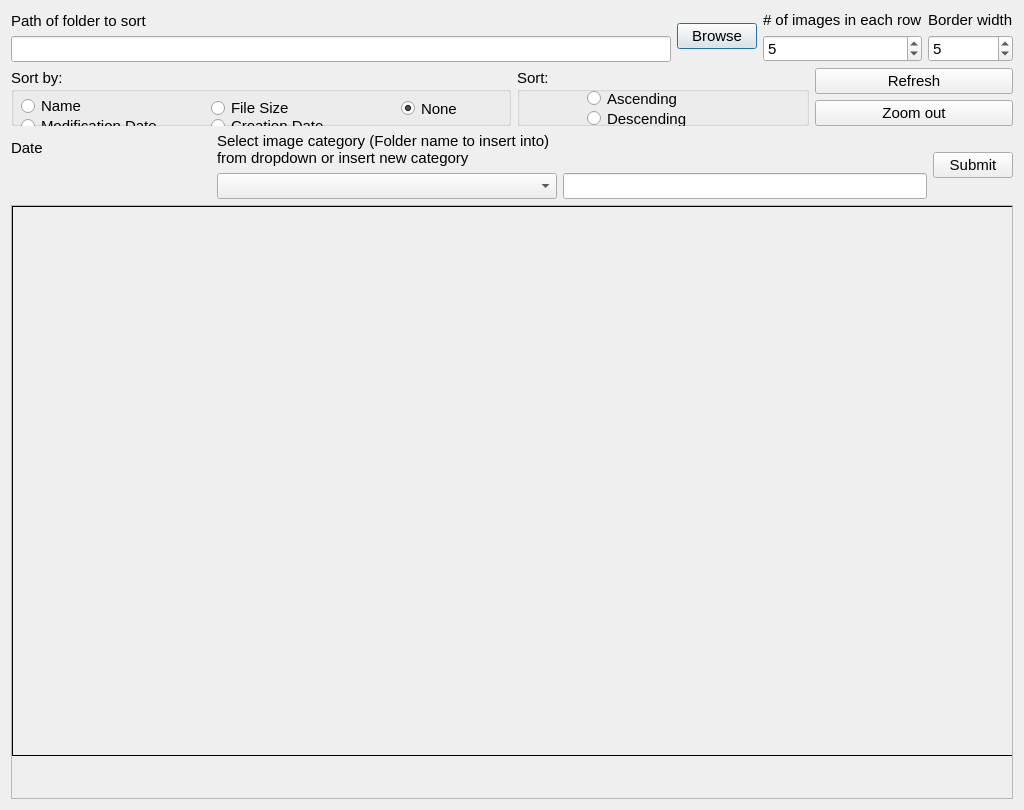
<?xml version="1.0" encoding="UTF-8"?>
<ui version="4.0">
 <class>Dialog</class>
 <widget class="QDialog" name="Dialog">
  <property name="geometry">
   <rect>
    <x>0</x>
    <y>0</y>
    <width>1024</width>
    <height>810</height>
   </rect>
  </property>
  <property name="sizePolicy">
   <sizepolicy hsizetype="Minimum" vsizetype="Minimum">
    <horstretch>0</horstretch>
    <verstretch>0</verstretch>
   </sizepolicy>
  </property>
  <property name="minimumSize">
   <size>
    <width>910</width>
    <height>810</height>
   </size>
  </property>
  <property name="windowTitle">
   <string>Dialog</string>
  </property>
  <layout class="QVBoxLayout" name="FullLayout">
   <property name="sizeConstraint">
    <enum>QLayout::SetMinimumSize</enum>
   </property>
   <item>
    <layout class="QHBoxLayout" name="imgLayout">
     <item>
      <layout class="QHBoxLayout" name="horizontalLayout_2">
       <item>
        <layout class="QHBoxLayout" name="horizontalLayout">
         <item>
          <layout class="QVBoxLayout" name="inputLayout">
           <item>
            <widget class="QLabel" name="inputPathLabel">
             <property name="font">
              <font>
               <family>Arial</family>
               <pointsize>11</pointsize>
              </font>
             </property>
             <property name="text">
              <string>Path of folder to sort</string>
             </property>
            </widget>
           </item>
           <item>
            <widget class="QLineEdit" name="inputPathEdit">
             <property name="font">
              <font>
               <family>Arial</family>
               <pointsize>11</pointsize>
              </font>
             </property>
            </widget>
           </item>
          </layout>
         </item>
         <item>
          <widget class="QPushButton" name="browseButton">
           <property name="font">
            <font>
             <family>Arial</family>
             <pointsize>11</pointsize>
            </font>
           </property>
           <property name="text">
            <string>Browse</string>
           </property>
          </widget>
         </item>
         <item>
          <layout class="QVBoxLayout" name="verticalLayout_2">
           <item>
            <widget class="QLabel" name="numImageLabel">
             <property name="font">
              <font>
               <family>Arial</family>
               <pointsize>11</pointsize>
              </font>
             </property>
             <property name="text">
              <string># of images in each row</string>
             </property>
            </widget>
           </item>
           <item>
            <widget class="QSpinBox" name="numImageInput">
             <property name="font">
              <font>
               <family>Arial</family>
               <pointsize>11</pointsize>
              </font>
             </property>
             <property name="minimum">
              <number>1</number>
             </property>
             <property name="maximum">
              <number>10</number>
             </property>
             <property name="value">
              <number>5</number>
             </property>
            </widget>
           </item>
          </layout>
         </item>
        </layout>
       </item>
       <item>
        <layout class="QVBoxLayout" name="verticalLayout_3">
         <item>
          <widget class="QLabel" name="borderLabel">
           <property name="font">
            <font>
             <family>Arial</family>
             <pointsize>11</pointsize>
            </font>
           </property>
           <property name="text">
            <string>Border width</string>
           </property>
          </widget>
         </item>
         <item>
          <widget class="QSpinBox" name="borderInput">
           <property name="enabled">
            <bool>true</bool>
           </property>
           <property name="font">
            <font>
             <family>Arial</family>
             <pointsize>11</pointsize>
            </font>
           </property>
           <property name="minimum">
            <number>0</number>
           </property>
           <property name="maximum">
            <number>10</number>
           </property>
           <property name="value">
            <number>5</number>
           </property>
          </widget>
         </item>
        </layout>
       </item>
      </layout>
     </item>
    </layout>
   </item>
   <item>
    <layout class="QHBoxLayout" name="sortLayout">
     <property name="sizeConstraint">
      <enum>QLayout::SetDefaultConstraint</enum>
     </property>
     <item>
      <widget class="QGroupBox" name="sortByBox">
       <property name="minimumSize">
        <size>
         <width>500</width>
         <height>56</height>
        </size>
       </property>
       <property name="font">
        <font>
         <family>Arial</family>
         <pointsize>11</pointsize>
        </font>
       </property>
       <property name="title">
        <string>Sort by:</string>
       </property>
       <widget class="QRadioButton" name="sortFileNameRadio">
        <property name="geometry">
         <rect>
          <x>10</x>
          <y>30</y>
          <width>81</width>
          <height>16</height>
         </rect>
        </property>
        <property name="font">
         <font>
          <family>Arial</family>
          <pointsize>11</pointsize>
         </font>
        </property>
        <property name="text">
         <string>Name</string>
        </property>
        <property name="checked">
         <bool>false</bool>
        </property>
       </widget>
       <widget class="QRadioButton" name="sortNoRadio">
        <property name="geometry">
         <rect>
          <x>390</x>
          <y>30</y>
          <width>81</width>
          <height>21</height>
         </rect>
        </property>
        <property name="font">
         <font>
          <family>Arial</family>
          <pointsize>11</pointsize>
         </font>
        </property>
        <property name="text">
         <string>None</string>
        </property>
        <property name="checked">
         <bool>true</bool>
        </property>
       </widget>
       <widget class="QRadioButton" name="sortModDateRadio">
        <property name="geometry">
         <rect>
          <x>10</x>
          <y>50</y>
          <width>171</width>
          <height>16</height>
         </rect>
        </property>
        <property name="font">
         <font>
          <family>Arial</family>
          <pointsize>11</pointsize>
         </font>
        </property>
        <property name="text">
         <string>Modification Date</string>
        </property>
       </widget>
       <widget class="QRadioButton" name="sortFileSizeRadio">
        <property name="geometry">
         <rect>
          <x>200</x>
          <y>30</y>
          <width>101</width>
          <height>20</height>
         </rect>
        </property>
        <property name="font">
         <font>
          <family>Arial</family>
          <pointsize>11</pointsize>
         </font>
        </property>
        <property name="text">
         <string>File Size</string>
        </property>
       </widget>
       <widget class="QRadioButton" name="sortCreateDateRadio">
        <property name="geometry">
         <rect>
          <x>200</x>
          <y>50</y>
          <width>141</width>
          <height>16</height>
         </rect>
        </property>
        <property name="font">
         <font>
          <family>Arial</family>
          <pointsize>11</pointsize>
         </font>
        </property>
        <property name="text">
         <string>Creation Date</string>
        </property>
        <property name="checkable">
         <bool>true</bool>
        </property>
        <property name="checked">
         <bool>false</bool>
        </property>
       </widget>
      </widget>
     </item>
     <item>
      <widget class="QGroupBox" name="sortBox">
       <property name="minimumSize">
        <size>
         <width>292</width>
         <height>56</height>
        </size>
       </property>
       <property name="font">
        <font>
         <family>Arial</family>
         <pointsize>11</pointsize>
        </font>
       </property>
       <property name="title">
        <string>Sort:</string>
       </property>
       <widget class="QRadioButton" name="sortAscendRadio">
        <property name="geometry">
         <rect>
          <x>70</x>
          <y>20</y>
          <width>121</width>
          <height>21</height>
         </rect>
        </property>
        <property name="font">
         <font>
          <family>Arial</family>
          <pointsize>11</pointsize>
         </font>
        </property>
        <property name="text">
         <string>Ascending</string>
        </property>
       </widget>
       <widget class="QRadioButton" name="sortDescendRadio">
        <property name="geometry">
         <rect>
          <x>70</x>
          <y>40</y>
          <width>121</width>
          <height>21</height>
         </rect>
        </property>
        <property name="font">
         <font>
          <family>Arial</family>
          <pointsize>11</pointsize>
         </font>
        </property>
        <property name="text">
         <string>Descending</string>
        </property>
       </widget>
      </widget>
     </item>
     <item>
      <layout class="QVBoxLayout" name="verticalLayout_5">
       <item>
        <widget class="QPushButton" name="refreshButton">
         <property name="font">
          <font>
           <family>Arial</family>
           <pointsize>11</pointsize>
          </font>
         </property>
         <property name="text">
          <string>Refresh</string>
         </property>
         <property name="checkable">
          <bool>false</bool>
         </property>
        </widget>
       </item>
       <item>
        <widget class="QPushButton" name="zoomOutButton">
         <property name="font">
          <font>
           <family>Arial</family>
           <pointsize>11</pointsize>
          </font>
         </property>
         <property name="text">
          <string>Zoom out</string>
         </property>
        </widget>
       </item>
      </layout>
     </item>
    </layout>
   </item>
   <item>
    <layout class="QHBoxLayout" name="horizontalLayout_3">
     <item>
      <layout class="QVBoxLayout" name="dateLayout">
       <item>
        <widget class="QLabel" name="dateTitleLabel">
         <property name="font">
          <font>
           <family>Arial</family>
           <pointsize>11</pointsize>
          </font>
         </property>
         <property name="text">
          <string>Date</string>
         </property>
        </widget>
       </item>
       <item>
        <widget class="QLabel" name="dateLabel">
         <property name="minimumSize">
          <size>
           <width>200</width>
           <height>0</height>
          </size>
         </property>
         <property name="font">
          <font>
           <family>Arial</family>
           <pointsize>11</pointsize>
          </font>
         </property>
         <property name="text">
          <string/>
         </property>
        </widget>
       </item>
      </layout>
     </item>
     <item>
      <layout class="QVBoxLayout" name="verticalLayout">
       <item>
        <widget class="QLabel" name="categoryLabel">
         <property name="font">
          <font>
           <family>Arial</family>
           <pointsize>11</pointsize>
          </font>
         </property>
         <property name="text">
          <string>Select image category (Folder name to insert into)
from dropdown or insert new category</string>
         </property>
        </widget>
       </item>
       <item>
        <layout class="QHBoxLayout" name="horizontalLayout_4">
         <item>
          <widget class="QComboBox" name="availCategoryBox">
           <property name="minimumSize">
            <size>
             <width>340</width>
             <height>0</height>
            </size>
           </property>
           <property name="font">
            <font>
             <family>Arial</family>
             <pointsize>11</pointsize>
            </font>
           </property>
          </widget>
         </item>
         <item>
          <widget class="QLineEdit" name="categoryEdit">
           <property name="font">
            <font>
             <family>Arial</family>
             <pointsize>11</pointsize>
            </font>
           </property>
          </widget>
         </item>
        </layout>
       </item>
      </layout>
     </item>
     <item>
      <widget class="QPushButton" name="submitButton">
       <property name="font">
        <font>
         <family>Arial</family>
         <pointsize>11</pointsize>
        </font>
       </property>
       <property name="text">
        <string>Submit</string>
       </property>
      </widget>
     </item>
    </layout>
   </item>
   <item>
    <widget class="QScrollArea" name="displayArea">
     <property name="font">
      <font>
       <family>Arial</family>
       <pointsize>11</pointsize>
      </font>
     </property>
     <property name="widgetResizable">
      <bool>true</bool>
     </property>
     <widget class="QWidget" name="scrollAreaWidgetContents">
      <property name="geometry">
       <rect>
        <x>0</x>
        <y>0</y>
        <width>1000</width>
        <height>548</height>
       </rect>
      </property>
      <property name="sizePolicy">
       <sizepolicy hsizetype="Preferred" vsizetype="Preferred">
        <horstretch>0</horstretch>
        <verstretch>0</verstretch>
       </sizepolicy>
      </property>
      <widget class="QLabel" name="imgLabel">
       <property name="geometry">
        <rect>
         <x>0</x>
         <y>0</y>
         <width>1001</width>
         <height>550</height>
        </rect>
       </property>
       <property name="font">
        <font>
         <family>Arial</family>
         <pointsize>11</pointsize>
        </font>
       </property>
       <property name="frameShape">
        <enum>QFrame::Box</enum>
       </property>
       <property name="text">
        <string/>
       </property>
      </widget>
     </widget>
    </widget>
   </item>
  </layout>
 </widget>
 <resources/>
 <connections/>
</ui>
